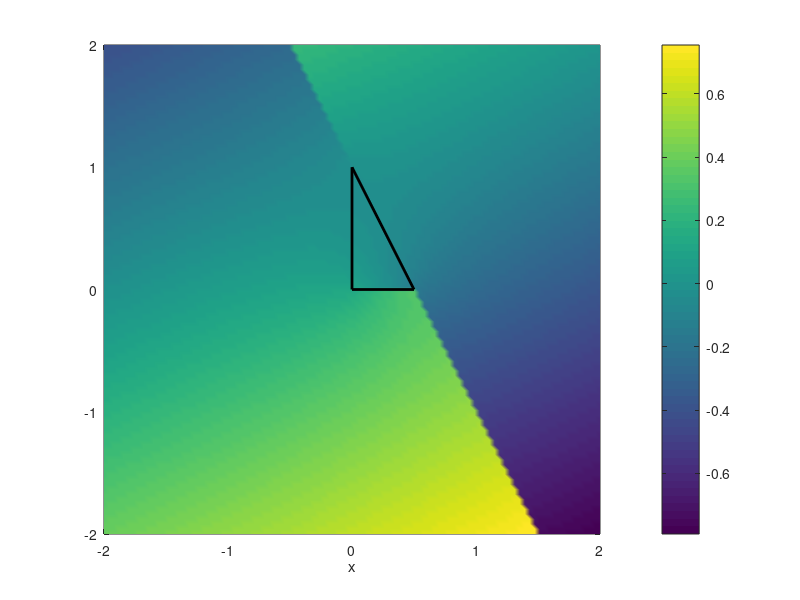

Write the MATLAB code that produced this figure. (Note: this script raises an error after producing the figure.)

clear

mu = 1;

Nxobs = 100;
Nyobs = 100;
xval = linspace(-2,2,Nxobs);
yval = linspace(-2,2,Nyobs)';
[xgrid,ygrid] = meshgrid(xval,yval);
x = xgrid(:);
y = ygrid(:);

% source is integrated over a triangle region given by 
% a triangular region ABC:
% A(0,0), B(w,q), B(0,l)

u = @(w,l) (1/4).*l.^(-1).*pi.^(-1).*abs(l.*w).*((-1).*l+w.^(-1).*(w.* ...
  y+(w.^2+(-2).*w.*x+(-1).*x.^2+y.^2).*atan2(y, w+(-1).*x)+(( ...
  -1).*x.^2+y.^2).*atan2(y, x)+(-2).*x.^2.*atan2(w+(-1).*x, y) ...
  +(-2).*x.^2.*atan2(x, y))+w.^(-1).*y.*((-2).*w+2.*y.*(atan2( ...
  w+(-1).*x, y)+atan2(x, y))+(w+(-1).*x).*log((w+(-1).*x).^2+ ...
  y.^2)+x.*log(x.^2+y.^2))+(-1).*(l.^2+w.^2).^(-2).*((-1).* ...
  l.^3.*w.^2+(-1).*l.*w.^4+l.^3.*w.*x+l.*w.^3.*x+l.^2.*w.^2.* ...
  y+w.^4.*y+(l.^2+w.^2).^2.*(w+(-2).*x).*atan2(y, w+(-1).*x)+( ...
  l.^4.*(w+(-2).*x)+2.*l.*w.^2.*(w+(-1).*x).*y+2.*l.^3.*((-1) ...
  .*w+x).*y+l.^2.*w.*((-1).*w.^2+2.*w.*x+(-3).*x.^2+y.^2)+(-1) ...
  .*w.^3.*(x.^2+y.^2)).*atan2(l.*w+(-1).*l.*x+(-1).*w.*y,  ...
  l.^2+w.*x+(-1).*l.*y)+l.^4.*w.*atan2(l.*w+(-1).*l.*x+(-1).* ...
  w.*y, w.^2+(-1).*w.*x+l.*y)+(-1).*l.^2.*w.^3.*atan2(l.*w+( ...
  -1).*l.*x+(-1).*w.*y, w.^2+(-1).*w.*x+l.*y)+(-2).*l.^4.*x.* ...
  atan2(l.*w+(-1).*l.*x+(-1).*w.*y, w.^2+(-1).*w.*x+l.*y)+2.* ...
  l.^2.*w.^2.*x.*atan2(l.*w+(-1).*l.*x+(-1).*w.*y, w.^2+(-1).* ...
  w.*x+l.*y)+(-3).*l.^2.*w.*x.^2.*atan2(l.*w+(-1).*l.*x+(-1).* ...
  w.*y, w.^2+(-1).*w.*x+l.*y)+(-1).*w.^3.*x.^2.*atan2(l.*w+( ...
  -1).*l.*x+(-1).*w.*y, w.^2+(-1).*w.*x+l.*y)+(-2).*l.^3.*w.* ...
  y.*atan2(l.*w+(-1).*l.*x+(-1).*w.*y, w.^2+(-1).*w.*x+l.*y)+ ...
  2.*l.*w.^3.*y.*atan2(l.*w+(-1).*l.*x+(-1).*w.*y, w.^2+(-1).* ...
  w.*x+l.*y)+2.*l.^3.*x.*y.*atan2(l.*w+(-1).*l.*x+(-1).*w.*y,  ...
  w.^2+(-1).*w.*x+l.*y)+(-2).*l.*w.^2.*x.*y.*atan2(l.*w+(-1).* ...
  l.*x+(-1).*w.*y, w.^2+(-1).*w.*x+l.*y)+l.^2.*w.*y.^2.*atan2( ...
  l.*w+(-1).*l.*x+(-1).*w.*y, w.^2+(-1).*w.*x+l.*y)+(-1).* ...
  w.^3.*y.^2.*atan2(l.*w+(-1).*l.*x+(-1).*w.*y, w.^2+(-1).*w.* ...
  x+l.*y)+(-1).*l.^3.*w.^2.*log(w.^2+(-2).*w.*x+x.^2+y.^2)+2.* ...
  l.^3.*w.*x.*log(w.^2+(-2).*w.*x+x.^2+y.^2)+(-1).*l.^3.* ...
  x.^2.*log(w.^2+(-2).*w.*x+x.^2+y.^2)+2.*l.^2.*w.^2.*y.*log( ...
  w.^2+(-2).*w.*x+x.^2+y.^2)+(-2).*l.^2.*w.*x.*y.*log(w.^2+( ...
  -2).*w.*x+x.^2+y.^2)+(-1).*l.*w.^2.*y.^2.*log(w.^2+(-2).*w.* ...
  x+x.^2+y.^2)+l.^3.*w.^2.*log(l.^2+x.^2+(-2).*l.*y+y.^2)+(-2) ...
  .*l.^3.*w.*x.*log(l.^2+x.^2+(-2).*l.*y+y.^2)+l.^3.*x.^2.* ...
  log(l.^2+x.^2+(-2).*l.*y+y.^2)+(-2).*l.^2.*w.^2.*y.*log( ...
  l.^2+x.^2+(-2).*l.*y+y.^2)+2.*l.^2.*w.*x.*y.*log(l.^2+x.^2+( ...
  -2).*l.*y+y.^2)+l.*w.^2.*y.^2.*log(l.^2+x.^2+(-2).*l.*y+ ...
  y.^2))+(1/2).*(l.^2+w.^2).^(-2).*((-1).*l.^5+(-4).*l.^3.* ...
  w.^2+(-3).*l.*w.^4+2.*l.^3.*w.*x+2.*l.*w.^3.*x+2.*l.^4.*y+ ...
  6.*l.^2.*w.^2.*y+4.*w.^4.*y+4.*w.*(l.*(w+(-1).*x)+(-1).*w.* ...
  y).^2.*atan2(l.^2+w.*x+(-1).*l.*y, l.*w+(-1).*l.*x+(-1).*w.* ...
  y)+4.*w.*((-1).*l.*w+l.*x+w.*y).^2.*atan2(w.^2+(-1).*w.*x+ ...
  l.*y, l.*w+(-1).*l.*x+(-1).*w.*y)+l.^5.*log(y.^2)+2.*l.^3.* ...
  w.^2.*log(y.^2)+l.*w.^4.*log(y.^2)+(-2).*l.^4.*y.*log(y.^2)+ ...
  (-4).*l.^2.*w.^2.*y.*log(y.^2)+(-2).*w.^4.*y.*log(y.^2)+(-1) ...
  .*l.^5.*log(w.^2+(-2).*w.*x+x.^2+y.^2)+(-3).*l.^3.*w.^2.* ...
  log(w.^2+(-2).*w.*x+x.^2+y.^2)+2.*l.^3.*w.*x.*log(w.^2+(-2) ...
  .*w.*x+x.^2+y.^2)+(-2).*l.*w.^3.*x.*log(w.^2+(-2).*w.*x+ ...
  x.^2+y.^2)+(-1).*l.^3.*x.^2.*log(w.^2+(-2).*w.*x+x.^2+y.^2)+ ...
  l.*w.^2.*x.^2.*log(w.^2+(-2).*w.*x+x.^2+y.^2)+2.*l.^4.*y.* ...
  log(w.^2+(-2).*w.*x+x.^2+y.^2)+6.*l.^2.*w.^2.*y.*log(w.^2+( ...
  -2).*w.*x+x.^2+y.^2)+(-2).*l.^2.*w.*x.*y.*log(w.^2+(-2).*w.* ...
  x+x.^2+y.^2)+2.*w.^3.*x.*y.*log(w.^2+(-2).*w.*x+x.^2+y.^2)+( ...
  -1).*l.^3.*y.^2.*log(w.^2+(-2).*w.*x+x.^2+y.^2)+(-3).*l.* ...
  w.^2.*y.^2.*log(w.^2+(-2).*w.*x+x.^2+y.^2)+l.^5.*log(y.^(-2) ...
  .*(w.^2+(-2).*w.*x+x.^2+y.^2))+2.*l.^3.*w.^2.*log(y.^(-2).*( ...
  w.^2+(-2).*w.*x+x.^2+y.^2))+l.*w.^4.*log(y.^(-2).*(w.^2+(-2) ...
  .*w.*x+x.^2+y.^2))+(-2).*l.^4.*y.*log(y.^(-2).*(w.^2+(-2).* ...
  w.*x+x.^2+y.^2))+(-4).*l.^2.*w.^2.*y.*log(y.^(-2).*(w.^2+( ...
  -2).*w.*x+x.^2+y.^2))+(-2).*w.^4.*y.*log(y.^(-2).*(w.^2+(-2) ...
  .*w.*x+x.^2+y.^2))+l.^5.*log(l.^2+x.^2+(-2).*l.*y+y.^2)+3.* ...
  l.^3.*w.^2.*log(l.^2+x.^2+(-2).*l.*y+y.^2)+(-2).*l.^3.*w.* ...
  x.*log(l.^2+x.^2+(-2).*l.*y+y.^2)+2.*l.*w.^3.*x.*log(l.^2+ ...
  x.^2+(-2).*l.*y+y.^2)+l.^3.*x.^2.*log(l.^2+x.^2+(-2).*l.*y+ ...
  y.^2)+(-1).*l.*w.^2.*x.^2.*log(l.^2+x.^2+(-2).*l.*y+y.^2)+( ...
  -2).*l.^4.*y.*log(l.^2+x.^2+(-2).*l.*y+y.^2)+(-6).*l.^2.* ...
  w.^2.*y.*log(l.^2+x.^2+(-2).*l.*y+y.^2)+2.*l.^2.*w.*x.*y.* ...
  log(l.^2+x.^2+(-2).*l.*y+y.^2)+(-2).*w.^3.*x.*y.*log(l.^2+ ...
  x.^2+(-2).*l.*y+y.^2)+l.^3.*y.^2.*log(l.^2+x.^2+(-2).*l.*y+ ...
  y.^2)+3.*l.*w.^2.*y.^2.*log(l.^2+x.^2+(-2).*l.*y+y.^2)));

ex = @(w,l) (1/4).*l.^(-1).*pi.^(-1).*w.^(-1).*(l.^2+w.^2).^(-1).*abs(l.*w).*( ...
  2.*w.*(l.^2+w.*x+(-1).*l.*y).*atan2(l.*(w+(-1).*x)+(-1).*w.*y, w.* ...
  x+(-1).*x.^2+(l+(-1).*y).*y)+(-2).*(l.^2+w.^2).*x.*atan2(w.*y, ( ...
  -1).*w.*x+x.^2+y.^2)+l.*w.^2.*log(x.^2+(l+(-1).*y).^2)+(-1).*l.* ...
  w.*x.*log(x.^2+(l+(-1).*y).^2)+(-1).*w.^2.*y.*log(x.^2+(l+(-1).*y) ...
  .^2)+(-1).*l.*w.^2.*log((w+(-1).*x).^2+y.^2)+l.*w.*x.*log((w+(-1) ...
  .*x).^2+y.^2)+(-1).*l.^2.*y.*log((w+(-1).*x).^2+y.^2)+l.^2.*y.* ...
  log(x.^2+y.^2)+w.^2.*y.*log(x.^2+y.^2));

ey = @(w,l) (1/4).*l.^(-1).*pi.^(-1).*abs(l.*w).*((-1).*(l.^2+w.^2).^( ...
  -1).*((-2).*(l.^2+w.^2)+2.*(l.*(w+(-1).*x)+(-1).*w.*y).* ...
  atan2(l.^2+w.*x+(-1).*l.*y, l.*w+(-1).*l.*x+(-1).*w.*y)+2.*( ...
  l.*(w+(-1).*x)+(-1).*w.*y).*atan2(w.^2+(-1).*w.*x+l.*y, l.* ...
  w+(-1).*l.*x+(-1).*w.*y)+(l.^2+w.*x+(-1).*l.*y).*log(x.^2+( ...
  l+(-1).*y).^2)+(w.^2+(-1).*w.*x+l.*y).*log((w+(-1).*x).^2+ ...
  y.^2))+w.^(-1).*((-2).*w+2.*y.*(atan2(w+(-1).*x, y)+atan2(x, ...
   y))+(w+(-1).*x).*log((w+(-1).*x).^2+y.^2)+x.*log(x.^2+y.^2) ...
  ));

% set vertices
% A(0,0), B(w,q), B(0,l)
w = 0.5;
q = 0;
l = 1;

% Displacements
figure(1),clf
toplot = ex(w,l);
pcolor(xval,yval,reshape(toplot,Nyobs,Nxobs)), shading interp
hold on
plot([0,w],[0,q],'k-','Linewidth',2)
plot([w,0],[q,l],'k-','Linewidth',2)
plot([0,0],[l,0],'k-','Linewidth',2)
hold on
colorbar
xlabel('x')
clim([-1 1])
colormap(bluewhitered(50))
title('u','FontWeight','normal')
